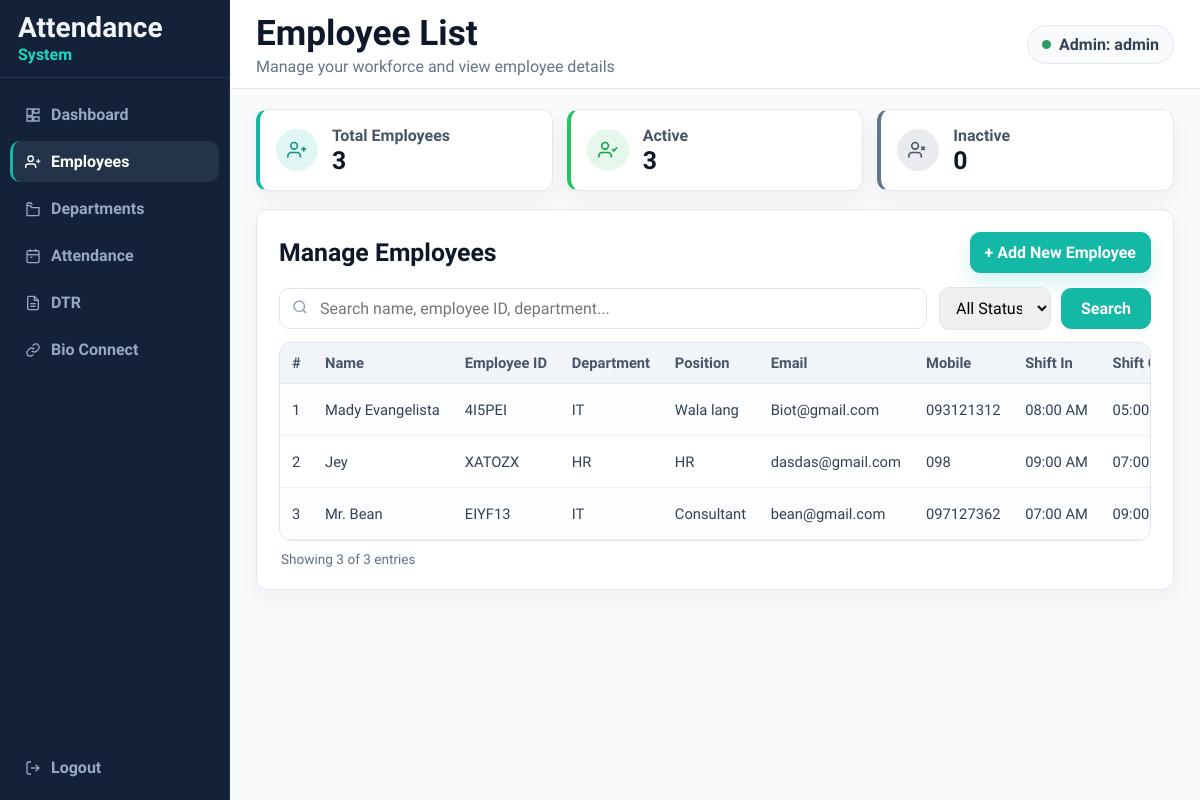
/admin/employees.php (signed in), run on the app's committed database.
### tables this page shows
CREATE TABLE IF NOT EXISTS `employees` (
  `id` int NOT NULL AUTO_INCREMENT,
  `employee_key` varchar(50) NOT NULL,
  `name` varchar(100) NOT NULL,
  `department` varchar(100) NOT NULL,
  `position` varchar(100) NOT NULL,
  `email` varchar(150) NOT NULL,
  `mobile` varchar(20) NOT NULL,
  `shift_in` time NOT NULL,
  `shift_out` time NOT NULL,
  `status` enum('Active','Inactive') NOT NULL DEFAULT 'Active',
  PRIMARY KEY (`id`),
  UNIQUE KEY `employee_key` (`employee_key`)
);

### admin/employees.php (the view, shortened to what this page needs)
<?php
$adminName = trim((string) $_SESSION['admin_name']);
$pdo = get_pdo_connection();
$pdo->setAttribute(PDO::ATTR_ERRMODE, PDO::ERRMODE_EXCEPTION);
function e(string $value): string
{
  return htmlspecialchars($value, ENT_QUOTES, 'UTF-8');
}
function formatTime(?string $time): string
{
  return date('h:i A', strtotime($time));
}
function displayOrDash(?string $value): string
{
  $text = trim((string) $value);
  return $text !== '' ? $text : '-';
}
function getEmployeeTableColumns(PDO $pdo): array
{
  $columns = [];
  $stmt = $pdo->query('SHOW COLUMNS FROM employees');
  while ($row = $stmt->fetch(PDO::FETCH_ASSOC)) {
    if (isset($row['Field'])) {
      $columns[] = (string) $row['Field'];
    }
  }
  return $columns;
}
function ensureEmployeeDetailColumns(PDO $pdo, array $currentColumns): array
{
  $requiredColumns = [
    'department' => "ALTER TABLE employees ADD COLUMN department VARCHAR(100) NOT NULL DEFAULT ''",
    'position' => "ALTER TABLE employees ADD COLUMN position VARCHAR(100) NOT NULL DEFAULT ''",
    'email' => "ALTER TABLE employees ADD COLUMN email VARCHAR(150) NOT NULL DEFAULT ''",
    'mobile' => "ALTER TABLE employees ADD COLUMN mobile VARCHAR(20) NOT NULL DEFAULT ''",
    'shift_in' => 'ALTER TABLE employees ADD COLUMN shift_in TIME NULL',
    'shift_out' => 'ALTER TABLE employees ADD COLUMN shift_out TIME NULL',
    'status' => "ALTER TABLE employees ADD COLUMN status ENUM('Active','Inactive') NOT NULL DEFAULT 'Active'",
  ];
  return getEmployeeTableColumns($pdo);
}
$employeeTableColumns = ensureEmployeeDetailColumns($pdo, getEmployeeTableColumns($pdo));
$supportsDepartment = in_array('department', $employeeTableColumns, true);
$supportsPosition = in_array('position', $employeeTableColumns, true);
$supportsEmail = in_array('email', $employeeTableColumns, true);
$supportsMobile = in_array('mobile', $employeeTableColumns, true);
$supportsShiftIn = in_array('shift_in', $employeeTableColumns, true);
$supportsShiftOut = in_array('shift_out', $employeeTableColumns, true);
$supportsStatus = in_array('status', $employeeTableColumns, true);
$search = trim((string) ($_GET['search'] ?? ''));
$selectParts = [
  in_array('id', $employeeTableColumns, true) ? 'id' : '0 AS id',
  'employee_key',
  'name',
  $supportsDepartment ? 'department' : "'' AS department",
  $supportsPosition ? 'position' : "'' AS position",
  $supportsEmail ? 'email' : "'' AS email",
  $supportsMobile ? 'mobile' : "'' AS mobile",
  $supportsShiftIn ? 'shift_in' : 'NULL AS shift_in',
  $supportsShiftOut ? 'shift_out' : 'NULL AS shift_out',
  $supportsStatus ? 'status' : "'Active' AS status",
];
$orderColumn = in_array('id', $employeeTableColumns, true) ? 'id' : 'employee_key';
$sql = 'SELECT ' . implode(', ', $selectParts) . ' FROM employees WHERE 1=1';
$params = [];
$sql .= ' ORDER BY ' . $orderColumn . ' ASC';
$stmt = $pdo->prepare($sql);
$stmt->execute($params);
$employees = $stmt->fetchAll(PDO::FETCH_ASSOC);
$totalStmt = $pdo->query('SELECT COUNT(*) FROM employees');
$totalEmployees = (int) $totalStmt->fetchColumn();
if ($supportsStatus) {
  $activeStmt = $pdo->query("SELECT COUNT(*) FROM employees WHERE status = 'Active'");
  $activeEmployees = (int) $activeStmt->fetchColumn();
  $inactiveStmt = $pdo->query("SELECT COUNT(*) FROM employees WHERE status = 'Inactive'");
  $inactiveEmployees = (int) $inactiveStmt->fetchColumn();
} else {
  $activeEmployees = $totalEmployees;
  $inactiveEmployees = 0;
}
$dialog = (string) ($_GET['dialog'] ?? '');
if (!in_array($dialog, ['add', 'delete', 'edit', 'department', 'position'], true)) {
  $dialog = '';
}
?>
<!DOCTYPE html>
<html lang="en">
<head>
  <link rel="stylesheet" href="../assets/style.css">
</head>
<body class="<?= $dialog !== '' ? 'modal-open' : '' ?>">
  <div class="dashboard-layout">
    <aside class="dashboard-sidebar">
      <div class="dashboard-brand">
        <div>
          <strong>Attendance</strong>
          <span>System</span>
        </div>
      </div>
      <nav class="dashboard-nav" aria-label="Main Navigation">
        <div class="dashboard-nav-main">
          <a href="dashboard.php" class="dashboard-nav-link">
            <svg class="nav-icon" viewBox="0 0 24 24" fill="none" stroke="currentColor" stroke-width="2"><path d="M3 13h8V3H3z"></path><path d="M13 21h8v-6h-8z"></path><path d="M13 3h8v6h-8z"></path><path d="M3 21h8v-6H3z"></path></svg>
            Dashboard
          </a>
          <a href="employees.php" class="dashboard-nav-link active">
            <svg class="nav-icon" viewBox="0 0 24 24" fill="none" stroke="currentColor" stroke-width="2"><path d="M16 21v-2a4 4 0 0 0-4-4H5a4 4 0 0 0-4 4v2"></path><circle cx="8.5" cy="7" r="4"></circle><path d="M20 8v6"></path><path d="M23 11h-6"></path></svg>
            Employees
          </a>
          <a href="departments.php" class="dashboard-nav-link">
            <svg class="nav-icon" viewBox="0 0 24 24" fill="none" stroke="currentColor" stroke-width="2"><path d="M3 7h5l2 3h11v10a2 2 0 0 1-2 2H3z"></path><path d="M3 7V5a2 2 0 0 1 2-2h4l2 3"></path></svg>
            Departments
          </a>
          <a href="attendance.php" class="dashboard-nav-link">
            <svg class="nav-icon" viewBox="0 0 24 24" fill="none" stroke="currentColor" stroke-width="2"><rect x="3" y="4" width="18" height="18" rx="2"></rect><path d="M16 2v4"></path><path d="M8 2v4"></path><path d="M3 10h18"></path><path d="M8 14h3"></path></svg>
            Attendance
          </a>
          <a href="dtr.php" class="dashboard-nav-link">
            <svg class="nav-icon" viewBox="0 0 24 24" fill="none" stroke="currentColor" stroke-width="2"><path d="M14 2H6a2 2 0 0 0-2 2v16a2 2 0 0 0 2 2h12a2 2 0 0 0 2-2V8z"></path><path d="M14 2v6h6"></path><path d="M8 13h8"></path><path d="M8 17h8"></path></svg>
            DTR
          </a>
          <a href="scanner/bio_connect.php" class="dashboard-nav-link">
            <svg class="nav-icon" viewBox="0 0 24 24" fill="none" stroke="currentColor" stroke-width="2"><path d="M10 13a5 5 0 0 0 7.54.54l2.12-2.12a5 5 0 1 0-7.07-7.07L11.4 5.5"></path><path d="M14 11a5 5 0 0 0-7.54-.54L4.34 12.6a5 5 0 1 0 7.07 7.07l1.13-1.13"></path></svg>
            Bio Connect
          </a>
        </div>
        <div class="dashboard-nav-bottom">
          <a href="logout.php" class="dashboard-nav-link js-logout-link">
            <svg class="nav-icon" viewBox="0 0 24 24" fill="none" stroke="currentColor" stroke-width="2"><path d="M9 21H5a2 2 0 0 1-2-2V5a2 2 0 0 1 2-2h4"></path><path d="M16 17l5-5-5-5"></path><path d="M21 12H9"></path></svg>
            Logout
          </a>
        </div>
      </nav>
    </aside>
    <main class="dashboard-main">
      <header class="dashboard-header">
        <div>
          <h1 class="dashboard-title">Employee List</h1>
          <p class="dashboard-subtitle">Manage your workforce and view employee details</p>
        </div>
        <div class="dashboard-profile-pill">
          <span class="dot" aria-hidden="true"></span>
          Admin: <?= e($adminName) ?>
        </div>
      </header>
      <section class="dashboard-content">
        <div class="dashboard-stats stats-3">
          <article class="dashboard-stat-card accent-teal">
            <div class="stat-icon-wrap teal">
              <svg viewBox="0 0 24 24" width="20" height="20" fill="none" stroke="currentColor" stroke-width="2"><path d="M16 21v-2a4 4 0 0 0-4-4H5a4 4 0 0 0-4 4v2"></path><circle cx="8.5" cy="7" r="4"></circle><path d="M20 8v6"></path><path d="M23 11h-6"></path></svg>
            </div>
            <div>
              <p class="stat-label">Total Employees</p>
              <p class="stat-number"><?= $totalEmployees ?></p>
            </div>
          </article>
          <article class="dashboard-stat-card accent-green">
            <div class="stat-icon-wrap green">
              <svg viewBox="0 0 24 24" width="20" height="20" fill="none" stroke="currentColor" stroke-width="2"><path d="M16 21v-2a4 4 0 0 0-4-4H5a4 4 0 0 0-4 4v2"></path><circle cx="8.5" cy="7" r="4"></circle><path d="m17 11 2 2 4-4"></path></svg>
            </div>
            <div>
              <p class="stat-label">Active</p>
              <p class="stat-number"><?= $activeEmployees ?></p>
            </div>
          </article>
          <article class="dashboard-stat-card accent-slate">
            <div class="stat-icon-wrap slate">
              <svg viewBox="0 0 24 24" width="20" height="20" fill="none" stroke="currentColor" stroke-width="2"><path d="M16 21v-2a4 4 0 0 0-4-4H5a4 4 0 0 0-4 4v2"></path><circle cx="8.5" cy="7" r="4"></circle><path d="m20 8-4 4"></path><path d="m16 8 4 4"></path></svg>
            </div>
            <div>
              <p class="stat-label">Inactive</p>
              <p class="stat-number"><?= $inactiveEmployees ?></p>
            </div>
          </article>
        </div>
        <article class="dashboard-panel employee-panel">
          <div class="employee-panel-head">
            <h2 class="panel-title">Manage Employees</h2>
            <div style="display:flex; gap:10px; flex-wrap:wrap;">
              <a class="qa-btn qa-primary employee-add-btn" href="employees.php?dialog=add">+ Add New Employee</a>
            </div>
          </div>
          <form class="employee-toolbar" method="GET" action="employees.php" role="group" aria-label="Employee toolbar">
            <div class="search-input-wrap">
              <span class="search-input-icon" aria-hidden="true">
              </span>
              <input class="input employee-search-input" type="search" name="search" value="<?= e($search) ?>" placeholder="Search name, employee ID, department...">
            </div>
            <div class="employee-toolbar-actions">
              <select name="status" aria-label="Status filter">
                <option value="">All Status</option>
              </select>
              <button class="qa-btn qa-primary employee-search-btn" type="submit">Search</button>
            </div>
          </form>
          <div class="table-wrap">
            <table class="timecard employee-table">
              <thead>
                <tr>
                  <th>#</th>
                  <th>Name</th>
                  <th>Employee ID</th>
                  <th>Department</th>
                  <th>Position</th>
                  <th>Email</th>
                  <th>Mobile</th>
                  <th>Shift In</th>
                  <th>Shift Out</th>
                </tr>
              </thead>
              <tbody>
                <?php if (count($employees) > 0): ?>
                  <?php foreach ($employees as $index => $emp): ?>
                    <tr>
                      <td><?= $index + 1 ?></td>
                      <td><?= e($emp['name']) ?></td>
                      <td><?= e($emp['employee_key']) ?></td>
                      <td><?= e(displayOrDash((string) ($emp['department'] ?? ''))) ?></td>
                      <td><?= e(displayOrDash((string) ($emp['position'] ?? ''))) ?></td>
                      <td><?= e(displayOrDash((string) ($emp['email'] ?? ''))) ?></td>
                      <td><?= e(displayOrDash((string) ($emp['mobile'] ?? ''))) ?></td>
                      <td><?= e(formatTime($emp['shift_in'])) ?></td>
                      <td><?= e(formatTime($emp['shift_out'])) ?></td>
                    </tr>
                  <?php endforeach; ?>
                <?php else: ?>
                  <tr>
                    <td colspan="11" style="text-align:center;">No employees found.</td>
                  </tr>
                <?php endif; ?>
              </tbody>
            </table>
          </div>
          <p class="table-footnote">Showing <?= count($employees) ?> of <?= $totalEmployees ?> entries</p>
        </article>
      </section>
    </main>
  </div>
</body>
</html>

### data on the page
employees: name "Mady Evangelista", employee_key "4I5PEI", department "IT", position "Wala lang", email "Biot@gmail.com", mobile "093121312", shift_in "08:00 AM", shift_out "05:00…"
employees: name "Jey", employee_key "XATOZX", department "HR", position "HR", email "dasdas@gmail.com", mobile "098", shift_in "09:00 AM", shift_out "07:00…"
employees: name "Mr. Bean", employee_key "EIYF13", department "IT", position "Consultant", email "bean@gmail.com", mobile "097127362", shift_in "07:00 AM", shift_out "09:00…"

### other printed values
$adminName "admin"
$totalEmployees "3"
$activeEmployees "3"
$inactiveEmployees "0"
count($employees) "3"
